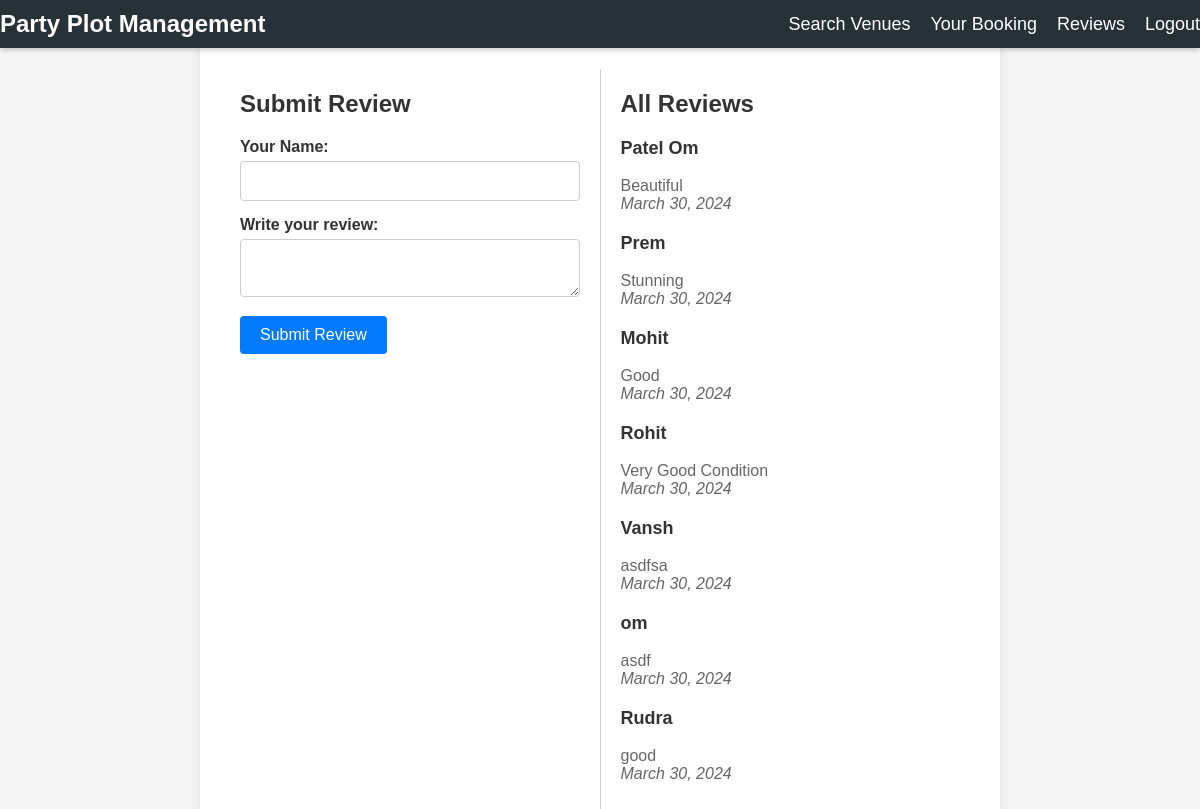
The app's page /reviews/ with its own data.
### PPMS/models.py (models this page shows)
class Review(models.Model):
    reviewer_name = models.CharField(max_length=100)
    review_text = models.TextField()
    created_at = models.DateField(auto_now_add=True)

### PPMS/views.py (the view)
# urls.py: url(r'^reviews/', views.reviews, name='reviews'),
def reviews(request):
    if request.method == 'POST':
        reviewer_name = request.POST.get('name')
        review_text = request.POST.get('review-text')
        review = Review.objects.create(reviewer_name=reviewer_name, review_text=review_text)
        return JsonResponse({
            'name': reviewer_name,
            'review_text': review_text,
            'created_at': review.created_at.strftime('%Y-%m-%d')
        })
    else:
        reviews = Review.objects.all()
        return render(request, 'reviews.html', {'reviews': reviews})

### templates/reviews.html (shortened to what this page needs)
<!DOCTYPE html>
<html lang="en">
<head>
</head>
<body>
    <nav class="navbarr">
        <a class="navbarr-brand" href="{% url 'index' %}">Party Plot Management</a>
        <ul class="navbarr-nav">
          <li class="navv-item">
            <a class="navv-link" href="{% url 'search_venues' %}">Search Venues</a>
          </li>
          <li class="navv-item">
            <a class="navv-link" href="{% url 'your_booking' %}">Your Booking</a>
          </li>
          <li class="navv-item">
            <a class="navv-link" href="{% url 'reviews' %}">Reviews</a>
          </li>
          <li class="navv-item">
            <a class="navv-link" href="{% url 'logout' %}">Logout</a>
          </li>
        </ul>
      </nav>
    <div class="container reviews-container">
        <div class="review-section">
            <h2>Submit Review</h2>
            <form id="review-form" action="{% url 'reviews' %}" method="post">
                <div class="form-group">
                    <label for="name">Your Name:</label>
                    <input type="text" id="name" name="name" required>
                </div>
                <div class="form-group">
                    <label for="review-text">Write your review:</label>
                    <textarea id="review-text" name="review-text" required></textarea>
                </div>
                <button type="submit">Submit Review</button>
            </form>
        </div>
        <div class="review-section">
            <h2>All Reviews</h2>
            <div class="review-list" id="review-list">
                {% for review in reviews %}
                <div class="review">
                    <h3>{{ review.reviewer_name }}</h3>
                    <p>{{ review.review_text }}</p>
                    <p>{{ review.created_at|date }}</p>
                </div>
                {% endfor %}
            </div>
        </div>
    </div>
</body>
</html>

### templates/reviews.html (style rules this page uses)
body { font-family: Arial, sans-serif; background-color: #f5f5f5; margin: 0; padding: 0; display: flex; flex-direction: column; align-items: center; justify-content: center; height: 100vh; }
.navbarr { background-color: #263238; color: #ffffff; padding: 10px 0px; box-shadow: 0 2px 5px rgba(0, 0, 0, 0.2); transition: background-color 0.3s; display: flex; justify-content: space-between; align-items: center; margin-bottom: 20px; width: 100%; position: fixed; top: 0; z-index: 1000; }
.navbarr-brand { font-size: 24px; font-weight: bold; text-decoration: none; color: #ffffff; }
.navbarr-nav { list-style: none; margin: 0; padding: 0; display: flex; flex-grow: 1; justify-content: flex-end; }
.navv-item { margin-left: 20px; }
.navv-link { text-decoration: none; color: #ffffff; font-size: 18px; transition: color 0.3s; }
.container { max-width: 800px; width: 100%; margin: auto; padding: 20px; box-sizing: border-box; }
.reviews-container { background-color: #fff; border-radius: 8px; box-shadow: 0 0 10px rgba(0, 0, 0, 0.1); display: flex; flex-direction: row; overflow: hidden; }
.review-section { flex: 1; padding: 20px; overflow-y: auto; margin-top: 50px; }
.review-section:first-child { border-right: 1px solid #ccc; }
h2 { margin-top: 0; font-size: 24px; font-weight: bold; color: #333; }
form { margin-bottom: 20px; }
.form-group { margin-bottom: 15px; }
label { display: block; font-weight: bold; margin-bottom: 5px; color: #333; }
input[type="text"], textarea { width: 100%; padding: 10px; border: 1px solid #ccc; border-radius: 4px; font-size: 16px; box-sizing: border-box; }
button { padding: 10px 20px; border: none; border-radius: 4px; background-color: #007bff; color: #fff; font-size: 16px; cursor: pointer; transition: background-color 0.3s; }
.review { margin-bottom: 20px; }
.review h3 { margin-top: 0; font-size: 18px; font-weight: bold; color: #333; }
.review p { margin: 0; color: #666; }
.review p:last-child { font-style: italic; }

### records on screen
Review: reviewer_name "Patel Om", review_text "Beautiful", created_at "March 30, 2024"
Review: reviewer_name "Prem", review_text "Stunning", created_at "March 30, 2024"
Review: reviewer_name "Mohit", review_text "Good", created_at "March 30, 2024"
Review: reviewer_name "Rohit", review_text "Very Good Condition", created_at "March 30, 2024"
Review: reviewer_name "Vansh", review_text "asdfsa", created_at "March 30, 2024"
Review: reviewer_name "om", review_text "asdf", created_at "March 30, 2024"
Review: reviewer_name "Rudra", review_text "good", created_at "March 30, 2024"
